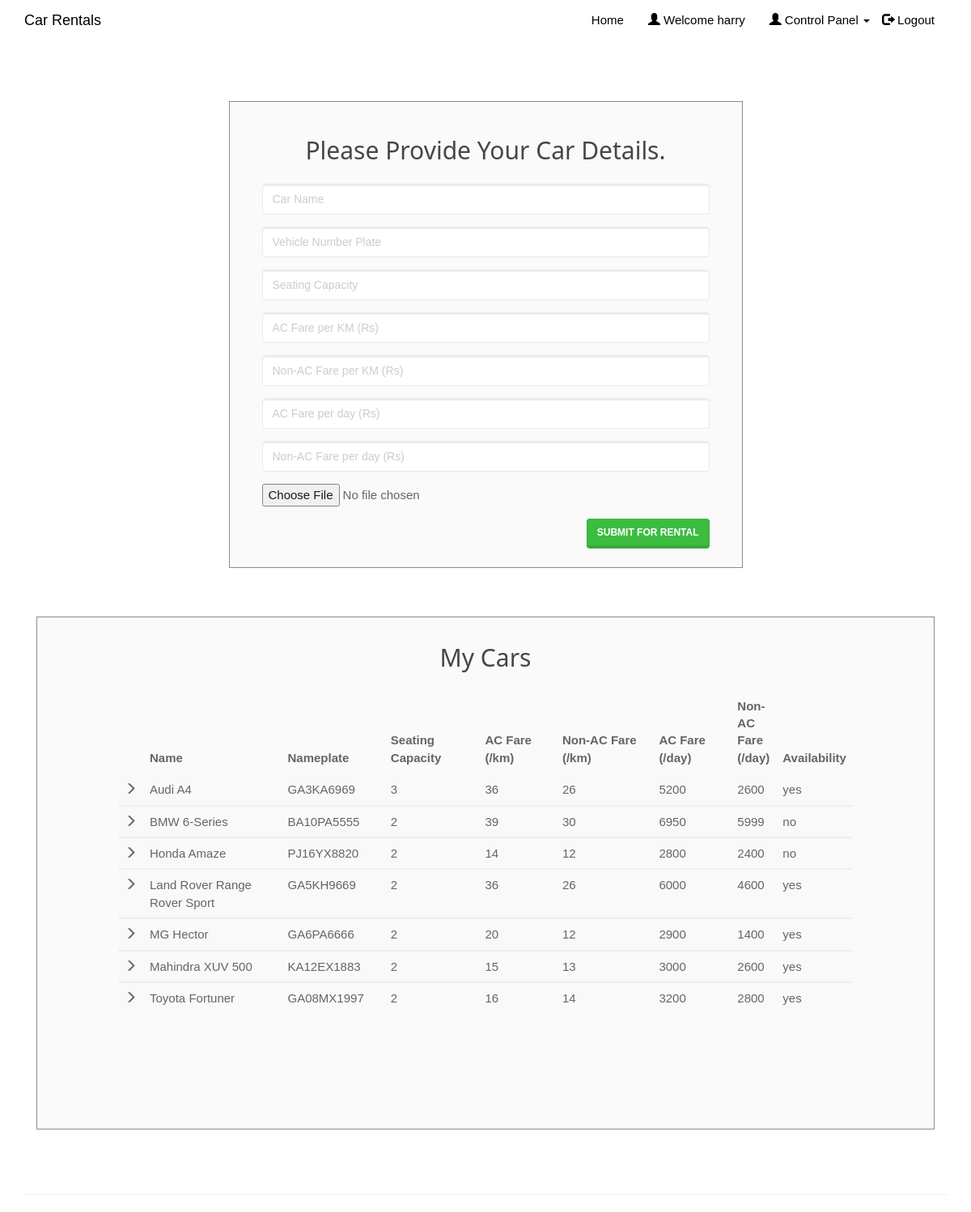
The page /entercar.php (signed in) on the database its author committed.
### tables this page shows
CREATE TABLE `cars` (
  `car_id` int(20) NOT NULL,
  `car_name` varchar(50) NOT NULL,
  `car_nameplate` varchar(50) NOT NULL,
  `car_capacity` int(11) NOT NULL,
  `car_img` varchar(50) DEFAULT 'NA',
  `ac_price` float NOT NULL,
  `non_ac_price` float NOT NULL,
  `ac_price_per_day` float NOT NULL,
  `non_ac_price_per_day` float NOT NULL,
  `car_availability` varchar(10) NOT NULL
);

### entercar.php (the view, shortened to what this page needs)
<!DOCTYPE html>
<html>
<?php
include('session_client.php'); ?>
<head>
    <link rel="stylesheet" href="assets/bootstrap/css/bootstrap.min.css">
    <link rel="stylesheet" href="assets/fonts/font-awesome.min.css">
    <link rel="stylesheet" type="text/css" href="assets/css/customerlogin.css">
    <link rel="stylesheet" href="assets/w3css/w3.css">
    <link rel="stylesheet" type="text/css" media="screen" href="assets/css/clientpage.css" />
</head>
<body>
    <nav class="navbar navbar-custom navbar-fixed-top" role="navigation" style="color: black">
        <div class="container">
            <div class="navbar-header">
                <a class="navbar-brand page-scroll" href="index.php">
                   Car Rentals </a>
            </div>
            <?php
                if(isset($_SESSION['login_client'])){
            ?>
            <div class="collapse navbar-collapse navbar-right navbar-main-collapse">
                <ul class="nav navbar-nav">
                    <li>
                        <a href="index.php">Home</a>
                    </li>
                    <li>
                        <a href="#"><span class="glyphicon glyphicon-user"></span> Welcome <?php echo $_SESSION['login_client']; ?></a>
                    </li>
                    <li>
                    <ul class="nav navbar-nav navbar-right">
            <li><a href="#" class="dropdown-toggle active" data-toggle="dropdown" role="button" aria-haspopup="true" aria-expanded="false"><span class="glyphicon glyphicon-user"></span> Control Panel <span class="caret"></span> </a>
            </li>
          </ul>
                    </li>
                    <li>
                        <a href="logout.php"><span class="glyphicon glyphicon-log-out"></span> Logout</a>
                    </li>
                </ul>
            </div>
            <?php
                }
                ?>
        </div>
    </nav>
    <div class="container" style="margin-top: 65px;" >
    <div class="col-md-7" style="float: none; margin: 0 auto;">
      <div class="form-area">
        <form role="form" action="entercar1.php" enctype="multipart/form-data" method="POST">
        <br style="clear: both">
          <h3 style="margin-bottom: 25px; text-align: center; font-size: 30px;"> Please Provide Your Car Details. </h3>
          <div class="form-group">
            <input type="text" class="form-control" id="car_name" name="car_name" placeholder="Car Name " required autofocus="">
          </div>
          <div class="form-group">
            <input type="text" class="form-control" id="car_nameplate" name="car_nameplate" placeholder="Vehicle Number Plate" required>
          </div>
         <div class="form-group">
            <input type="text" class="form-control" id="car_capacity" name="car_capacity" placeholder="Seating Capacity" required>
          </div>
          <div class="form-group">
            <input type="text" class="form-control" id="ac_price" name="ac_price" placeholder="AC Fare per KM (Rs)" required>
          </div>
          <div class="form-group">
            <input type="text" class="form-control" id="non_ac_price" name="non_ac_price" placeholder="Non-AC Fare per KM (Rs)" required>
          </div>
          <div class="form-group">
            <input type="text" class="form-control" id="ac_price_per_day" name="ac_price_per_day" placeholder="AC Fare per day (Rs)" required>
          </div>
          <div class="form-group">
            <input type="text" class="form-control" id="non_ac_price_per_day" name="non_ac_price_per_day" placeholder="Non-AC Fare per day (Rs)" required>
          </div>
          <div class="form-group">
            <input name="uploadedimage" type="file">
          </div>
           <button type="submit" id="submit" name="submit" class="btn btn-success pull-right"> Submit for Rental</button>
        </form>
      </div>
    </div>
        <div class="col-md-12" style="float: none; margin: 0 auto;">
    <div class="form-area" style="padding: 0px 100px 100px 100px;">
        <form action="" method="POST">
        <br style="clear: both">
          <h3 style="margin-bottom: 25px; text-align: center; font-size: 30px;"> My Cars </h3>
<?php
$user_check=$_SESSION['login_client'];
$sql = "SELECT * FROM cars WHERE car_id IN (SELECT car_id FROM clientcars WHERE client_username='$user_check');";
$result = mysqli_query($conn, $sql);
if (mysqli_num_rows($result) > 0) {
  ?>
<div style="overflow-x:auto;">
  <table class="table table-striped">
    <thead class="thead-dark">
      <tr>
        <th></th>
        <th width="24%"> Name</th>
        <th width="15%"> Nameplate </th>
		<th width="15%"> Seating Capacity </th>
        <th width="13%"> AC Fare (/km) </th>
        <th width="17%"> Non-AC Fare (/km)</th>
        <th width="13%"> AC Fare (/day)</th>
        <th width="17%"> Non-AC Fare (/day)</th>
        <th width="1%"> Availability </th>
      </tr>
    </thead>
    <?PHP
      while($row = mysqli_fetch_assoc($result)){
    ?>
  <tbody>
    <tr>
      <td> <span class="glyphicon glyphicon-menu-right"></span> </td>
      <td><?php echo $row["car_name"]; ?></td>
      <td><?php echo $row["car_nameplate"]; ?></td>
	  <td><?php echo $row["car_capacity"]; ?></td>
      <td><?php echo $row["ac_price"]; ?></td>
      <td><?php echo $row["non_ac_price"]; ?></td>
      <td><?php echo $row["ac_price_per_day"]; ?></td>
      <td><?php echo $row["non_ac_price_per_day"]; ?></td>
      <td><?php echo $row["car_availability"]; ?></td>
    </tr>
  </tbody>
  <?php } ?>
  </table>
  </div>
    <br>
  <?php } else { ?>
  <h4><center>0 Cars available</center> </h4>
  <?php } ?>
        </form>
</div>
        </div>
    </div>
</body>
<footer class="site-footer">
        <div class="container">
            <hr>
        </div>
    </footer>
</html>

### assets/css/customerlogin.css (style rules this page uses)
body, html { height: 100%; }
body { padding-top: 50px; background-size: 100%; }
footer { display: block; }

### assets/w3css/w3.css (style rules this page uses)
*,*:before,*:after { box-sizing:inherit }
html { -ms-text-size-adjust:100%;-webkit-text-size-adjust:100% }
body { margin:0 }
article,aside,details,figcaption,figure,footer,header,main,menu,nav,section,summary { display:block }
a { background-color:transparent;-webkit-text-decoration-skip:objects }
hr { box-sizing:content-box;height:0;overflow:visible }
button,input,select,textarea { font:inherit;margin:0 }
button,input { overflow:visible }
button,select { text-transform:none }
button,html [type=button],[type=reset],[type=submit] { -webkit-appearance:button }
html,body { font-family:Verdana,sans-serif;font-size:15px;line-height:1.5 }
html { overflow-x:hidden }
h3 { font-size:24px }
h1,h2,h3,h4,h5,h6 { font-family:"Segoe UI",Arial,sans-serif;font-weight:400;margin:10px 0 }
hr { border:0;border-top:1px solid #eee;margin:20px 0 }
a { color:inherit }

### assets/css/clientpage.css (style rules this page uses)
.form-area { background-color: #FAFAFA; padding: 10px 40px 60px; margin: 10px 0px 60px; border: 1px solid GREY; opacity: 0.9; }

### rows shown on the page
cars: car_name "Audi A4", car_nameplate "GA3KA6969", car_capacity "3", ac_price "36", non_ac_price "26", ac_price_per_day "5200", non_ac_price_per_day "2600", car_availability "yes"
cars: car_name "BMW 6-Series", car_nameplate "BA10PA5555", car_capacity "2", ac_price "39", non_ac_price "30", ac_price_per_day "6950", non_ac_price_per_day "5999", car_availability "no"
cars: car_name "Honda Amaze", car_nameplate "PJ16YX8820", car_capacity "2", ac_price "14", non_ac_price "12", ac_price_per_day "2800", non_ac_price_per_day "2400", car_availability "no"
cars: car_name "Land Rover Range Rover Sport", car_nameplate "GA5KH9669", car_capacity "2", ac_price "36", non_ac_price "26", ac_price_per_day "6000", non_ac_price_per_day "4600", car_availability "yes"
cars: car_name "MG Hector", car_nameplate "GA6PA6666", car_capacity "2", ac_price "20", non_ac_price "12", ac_price_per_day "2900", non_ac_price_per_day "1400", car_availability "yes"
cars: car_name "Mahindra XUV 500", car_nameplate "KA12EX1883", car_capacity "2", ac_price "15", non_ac_price "13", ac_price_per_day "3000", non_ac_price_per_day "2600", car_availability "yes"
cars: car_name "Toyota Fortuner", car_nameplate "GA08MX1997", car_capacity "2", ac_price "16", non_ac_price "14", ac_price_per_day "3200", non_ac_price_per_day "2800", car_availability "yes"

### other values the page prints
$_SESSION['login_client'] "harry"
